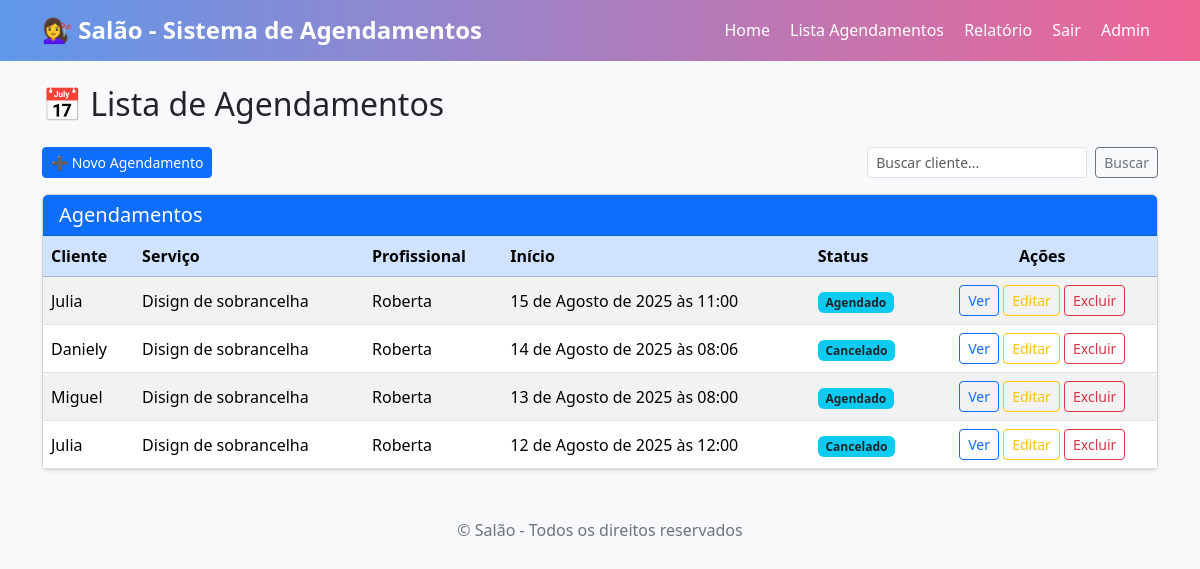
The app's page /agendamentos/list/ (signed in) with its own data.
### salao/models/agendamento.py (models this page shows, shortened)
class Agendamento(models.Model):
    STATUS_AGENDADO = 'AGENDADO'
    STATUS_CONCLUIDO = 'CONCLUIDO'
    STATUS_CANCELADO = 'CANCELADO'
    STATUS_CHOICES = [
        (STATUS_AGENDADO, 'Agendado'),
        (STATUS_CONCLUIDO, 'Concluído'),
        (STATUS_CANCELADO, 'Cancelado'),
    ]
    cliente = models.ForeignKey(Cliente, on_delete=models.CASCADE, related_name='agendamentos')
    servico = models.ForeignKey(Servico, on_delete=models.PROTECT, related_name='agendamentos')
    profissional = models.ForeignKey(Profissional, on_delete=models.PROTECT, related_name='agendamentos')
    inicio = models.DateTimeField()  # data e hora de início
    duracao_minutos = models.PositiveIntegerField(help_text='Duração em minutos', null=True, blank=True)
    status = models.CharField(max_length=20, choices=STATUS_CHOICES, default=STATUS_AGENDADO)
    observacoes = models.TextField(blank=True)
    created_at = models.DateTimeField(auto_now_add=True)
    updated_at = models.DateTimeField(auto_now=True)
    class Meta:
        ordering = ['-inicio']
        indexes = [
            models.Index(fields=['inicio']),
            models.Index(fields=['status']),
            models.Index(fields=['profissional', 'inicio']),
        ]

### salao/models/cliente.py (models this page shows, shortened)
class Cliente(models.Model):
    nome = models.CharField(max_length=100)
    telefone = models.CharField(max_length=20, blank=True, null=True)
    email = models.EmailField(blank=True, null=True)

### salao/models/servico.py (models this page shows, shortened)
class Servico(models.Model):
    nome = models.CharField(max_length=100)
    duracao_minutos = models.PositiveIntegerField(default=60)  # duração padrão
    preco = models.DecimalField(max_digits=8, decimal_places=2)

### salao/models/profissional.py (models this page shows, shortened)
class Profissional(models.Model):
    user = models.OneToOneField(User, on_delete=models.CASCADE, null=True, blank=True, related_name='profissional_profile')
    nome = models.CharField(max_length=100)
    especialidade = models.CharField(max_length=100, blank=True, null=True)

### salao/views/home_view.py (the view)
# urls.py: path('list/', AgendamentoListView.as_view(), name='list'),
class AgendamentoListView(LoginRequiredMixin, ListView):
    model = Agendamento
    paginate_by = 20
    template_name = 'agendamentos/agendamento_list.html'
    context_object_name = 'agendamentos'
    def get_queryset(self):
        qs = super().get_queryset().select_related('cliente', 'servico', 'profissional')
        user = self.request.user
        if user.is_superuser or user.groups.filter(name='Recepcionista').exists():
            return qs
        if user.groups.filter(name='Profissional').exists():
            try:
                prof = Profissional.objects.get(user=user)
            except Profissional.DoesNotExist:
                try:
                    prof = Profissional.objects.get(nome__iexact=user.get_full_name() or user.username)
                except Profissional.DoesNotExist:
                    return Agendamento.objects.none()
            return qs.filter(profissional=prof)
        return Agendamento.objects.none()

### salao/templates/agendamentos/agendamento_list.html (shortened to what this page needs)
{% extends 'base.html' %}
{% block content %}
<h2 class="mb-4">📅 Lista de Agendamentos</h2>
<div class="d-flex flex-column flex-md-row align-items-md-center justify-content-between mb-3 gap-2">
  <a href="{% url 'agendamentos:create' %}" class="btn btn-primary btn-sm">
    ➕ Novo Agendamento
  </a>
  <form method="get" class="d-flex gap-2">
    <input type="text" name="q" class="form-control form-control-sm" placeholder="Buscar cliente..." value="{{ request.GET.q }}">
    <button type="submit" class="btn btn-outline-secondary btn-sm">Buscar</button>
  </form>
</div>
<div class="card shadow-sm">
  <div class="card-header bg-primary text-white">
    <h5 class="mb-0">Agendamentos</h5>
  </div>
  <div class="table-responsive">
    <table class="table table-hover table-striped align-middle mb-0">
      <thead class="table-primary">
        <tr>
          <th>Cliente</th>
          <th>Serviço</th>
          <th>Profissional</th>
          <th>Início</th>
          <th>Status</th>
          <th class="text-center">Ações</th>
        </tr>
      </thead>
      <tbody>
        {% for a in agendamentos %}
        <tr>
          <td>{{ a.cliente.nome }}</td>
          <td>{{ a.servico.nome }}</td>
          <td>{{ a.profissional.nome }}</td>
          <td>{{ a.inicio }}</td>
          <td>
            <span class="badge bg-info text-dark">{{ a.get_status_display }}</span>
          </td>
          <td class="text-center">
            <a href="{% url 'agendamentos:detail' a.pk %}" class="btn btn-sm btn-outline-primary">Ver</a>
            <a href="{% url 'agendamentos:update' a.pk %}" class="btn btn-sm btn-outline-warning">Editar</a>
            <a href="{% url 'agendamentos:delete' a.pk %}" class="btn btn-sm btn-outline-danger">Excluir</a>
          </td>
        </tr>
        {% empty %}
        <tr>
          <td colspan="6" class="text-center text-muted">Nenhum agendamento encontrado.</td>
        </tr>
        {% endfor %}
      </tbody>
    </table>
  </div>
</div>
{% endblock %}

### salao/templates/base.html (style rules this page uses)
body { background-color: #f8f9fa; }
table th { background-color: #729fe2; color: white; }
table td, table th { vertical-align: middle; }

### records on screen
Agendamento: cliente.nome "Julia", servico.nome "Disign de sobrancelha", profissional.nome "Roberta", inicio "15 de Agosto de 2025 às 11:00", status "Agendado"
Agendamento: cliente.nome "Daniely", servico.nome "Disign de sobrancelha", profissional.nome "Roberta", inicio "14 de Agosto de 2025 às 08:06", status "Cancelado"
Agendamento: cliente.nome "Miguel", servico.nome "Disign de sobrancelha", profissional.nome "Roberta", inicio "13 de Agosto de 2025 às 08:00", status "Agendado"
Agendamento: cliente.nome "Julia", servico.nome "Disign de sobrancelha", profissional.nome "Roberta", inicio "12 de Agosto de 2025 às 12:00", status "Cancelado"
